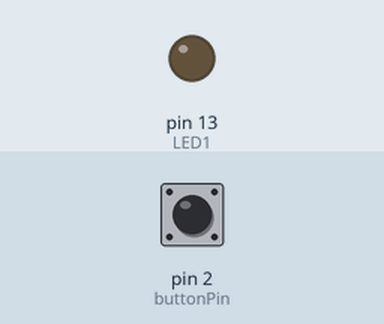
This sketch was run on a simulated Arduino Uno, built with avr-gcc and run on an emulated ATmega328P. Parts: output pins drawn as LEDs (lit = HIGH). The inputs (shaded band) are chosen by the test bench; at power-on: pin 2 (buttonPin) LOW.

Above: at 1.2 s.
1.3 s: pin 2 (buttonPin) pulled HIGH for 0.15 s
At 1.38 s:
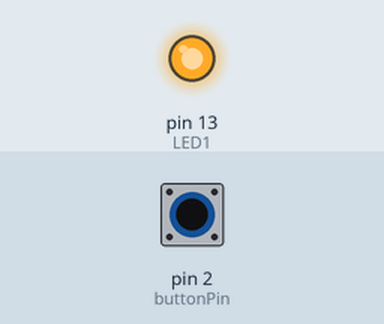
2.9 s: pin 2 (buttonPin) pulled HIGH for 3.2 s
At 6.4 s:
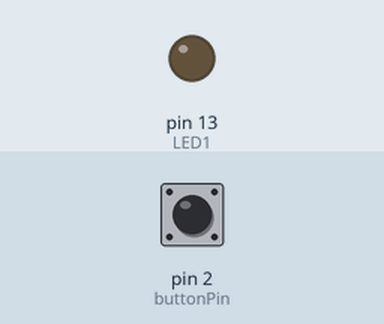
Timing chart, 0 to 7.9 s (numbered marks = the images above; inputs shaded):
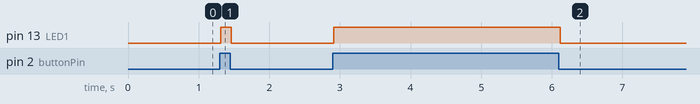

Measured:
- after the input at 1.3 s, pin 13 (LED1): LOW → HIGH at once, → LOW 0.15 s later
- after the input at 2.9 s, pin 13 (LED1): LOW → HIGH at once, → LOW 3.2 s later

The sketch:

LED_Switch_week4_Lab-Assignement.ino
```cpp
/*
Jay J Gurung
9-19-2023
*/


const int buttonPin = 2; // Creates variable called buttonPin, assigns to 2
const int LED1 =13; // creates var called LED1, assigns value of 13

int buttonState = 0; // creates a variable to track buttonState, value of 0

void setup() {
  // put your setup code here, to run once:
  pinMode (LED1, OUTPUT); // initialize LED pin as outout
  pinMode (buttonPin, INPUT); // initialize pushbutton PIn as input
}

void loop() {
  // put your main code here, to run repeatedly:
  buttonState = digitalRead(buttonPin);
  delay(10);

  if (buttonState == HIGH) {
    digitalWrite (LED1, HIGH);
  }else{
    digitalWrite(LED1,LOW);
  }
}
```
